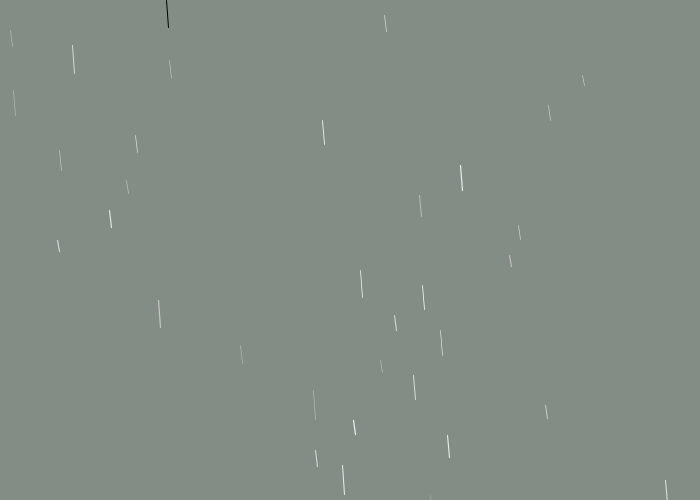
Frame 1 (no input)
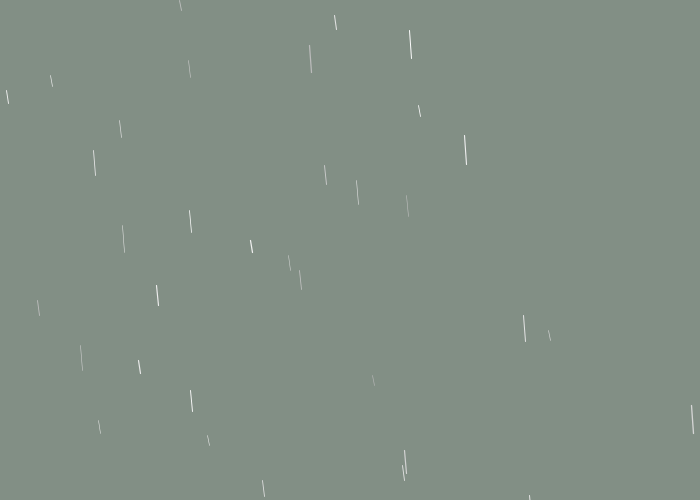
Frame 60 (the mouse pressed at the canvas centre just before this capture)
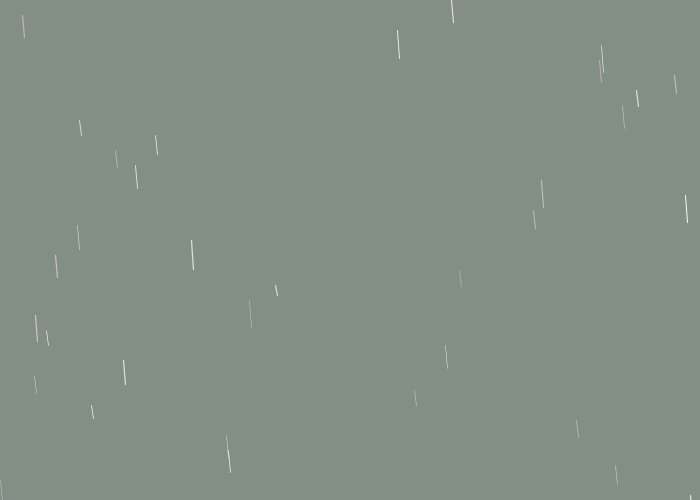
Frame 120 (the mouse held since frame 60 and released just before this capture)

The Processing sketch that drew these frames (run headless with seeded random() and noise(); from frame 60 on, the mouse is pressed at the canvas centre):

// Processing sketch: processing_163782
// ── processing_163782.pde

void setup()
{
  size(700,500);
  frameRate(7);
}

void draw()
{
  background(random(130,132),random(140,145),random(130,134));
  for (float y=0; y< height; y+=15) {
    float rain = random(0,width);
    float lng = random(10,30);
    line(rain, y, rain+2, y+lng);
      stroke(random(180,255));
      strokeWeight(random(.5,1.3));
      strokeCap(ROUND);
      smooth();

  }
}
  
